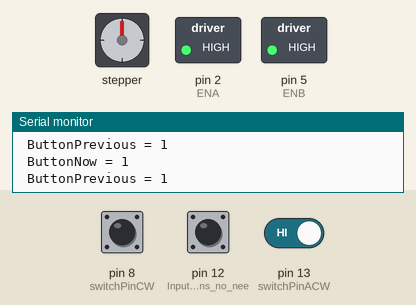
The sketch below on a simulated Arduino Uno, built with avr-gcc and run on an emulated ATmega328P. Shown: stepper motor, switched loads named in the sketch (green lamp = pin HIGH), the last lines printed to the serial monitor. Wiring (inferred from the names in the program): stepper motor (2048 steps per turn assumed): coils pin 3, pin 4, pin 6, pin 7. The test bench sets the inputs (shaded band); at power-on: pin 12 (Input_pullup_means_no_nee) HIGH, pin 13 (switchPinACW) HIGH, pin 8 (switchPinCW) HIGH. Pins used as bus, display or sensor lines are not drawn.

Above: at 1.8 s.
1.9 s: pin 12 (Input_pullup_means_no_nee) pulled LOW for 1.15 s
At 3.31 s:
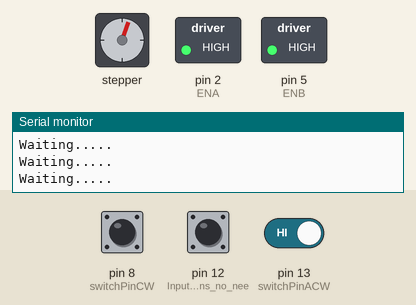
At 4.45 s:
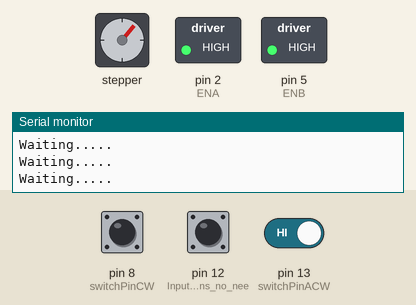
8.9 s: pin 12 (Input_pullup_means_no_nee) driven LOW and pin 13 (switchPinACW) driven LOW
12.4 s: pin 13 (switchPinACW) driven HIGH
At 13.8 s:
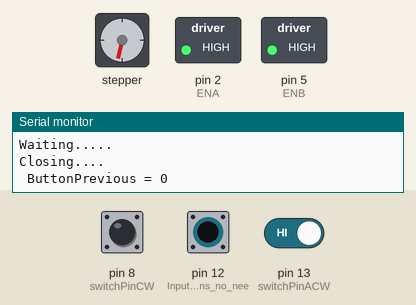
15.9 s: pin 13 (switchPinACW) driven LOW
At 16.92 s:
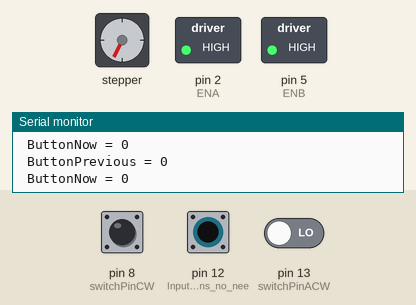
19.4 s: pin 8 (switchPinCW) pulled LOW for 3.2 s
24.9 s: pin 8 (switchPinCW) pulled LOW for 1.15 s
Timing chart, 0 to 29.4 s (numbered marks = the images above; inputs shaded):
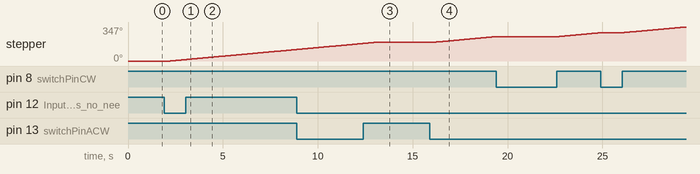

The sketch:

StepperMotorAndL298NDPDT2.0.ino
```cpp
int ENA=2;//connected to Arduino's port 2
int IN1=3;//connected to Arduino's port 3
int IN2=4;//connected to Arduino's port 4
int ENB=5;//connected to Arduino's port 5
int IN3=6;//connected to Arduino's port 6
int IN4=7;//connected to Arduino's port 7
int i;
int j;
int switchPinCW = 8;
int switchPinACW = 13;
int buttonNow;
int buttonPrevious;
int debounceTime = 150;
int operationTime = 11000;
unsigned long  changeTime;
String now;
String previous;


void setup()
{
 pinMode(ENA,OUTPUT);
 pinMode(ENB,OUTPUT);
 pinMode(IN1,OUTPUT);
 pinMode(IN2,OUTPUT);
 pinMode(IN3,OUTPUT);
 pinMode(IN4,OUTPUT);
 digitalWrite(ENA,HIGH);//enablae motorA
 digitalWrite(ENB,HIGH);//enable motorB
 pinMode(switchPinCW, INPUT_PULLUP);
 pinMode(switchPinACW, INPUT_PULLUP);
 Serial.begin(9600);
 pinMode(12,INPUT_PULLUP);                                                                      //Input pullup means no need to connect both Vcc and Ground, arduino does some work for you
 buttonNow = digitalRead(12);
 buttonPrevious = buttonNow;
}
void loop()
{/*In the way of 4 beats to drive the stepping motor,A group connected to motorA,B
 B group connected to motorB,Suppose A representing the forward current of A group,
 A- representing the reverse current of A group,B representing the forward current of B group,
 B- representing the reverse current of B group.
 this way run as follow:
 AB    A-B    A-B-   AB-
 or
 AB   AB-    A-B-   A-B
 */

 buttonNow = digitalRead(12);
 Serial.print(" ButtonNow = ");
 Serial.println(buttonNow);

 if (buttonNow != buttonPrevious){
          Serial.println("In if statement");
          changeTime = millis();
          Serial.println(changeTime);
          Serial.println(millis());
          while( (millis() - changeTime) < debounceTime ){
            Serial.println("Waiting.....");
          }
          buttonNow = digitalRead(12);
          if (buttonNow == buttonPrevious){                              //small glitch - ignore
               Serial.println("now and previous match");
          }

          else{                                                          //confirmed switch - engage blinds
                switch(buttonNow) {
                  case 1:
                          openBlindsFull();
                          Serial.println("Opening....");
                          break;
                  case 0:
                          closeBlindsFull();
                          Serial.println("Closing....");
                          break;
                  default:
                          break;
                }
          }


 }

  buttonPrevious = buttonNow;
  Serial.print(" ButtonPrevious = ");
  Serial.println(buttonPrevious);

 ////////////////////// Code for Rocker Switch (DPDT) /////////////////////////////
 if ((digitalRead(switchPinCW) == HIGH) && (digitalRead(switchPinACW) == HIGH))
    {
       digitalWrite(IN1,LOW);
       digitalWrite(IN2,LOW);
       digitalWrite(IN3,LOW);
       digitalWrite(IN4,LOW);
       delay(1000);
    }
 else if (digitalRead(switchPinCW) == HIGH)
    {
       digitalWrite(IN1,LOW);
       digitalWrite(IN2,HIGH);
       digitalWrite(IN3,HIGH);
       digitalWrite(IN4,LOW);
       delay(10);
       digitalWrite(IN1,LOW);
       digitalWrite(IN2,HIGH);
       digitalWrite(IN3,LOW);
       digitalWrite(IN4,HIGH);
       delay(10);
       digitalWrite(IN1,HIGH);
       digitalWrite(IN2,LOW);
       digitalWrite(IN3,LOW);
       digitalWrite(IN4,HIGH);
       delay(10);
       digitalWrite(IN1,HIGH);
       digitalWrite(IN2,LOW);
       digitalWrite(IN3,HIGH);
       digitalWrite(IN4,LOW);
       delay(10);
    }
else if (digitalRead(switchPinACW) == HIGH)
    {
       digitalWrite(IN1,HIGH);
       digitalWrite(IN2,LOW);
       digitalWrite(IN3,HIGH);
       digitalWrite(IN4,LOW);
       delay(10);
       digitalWrite(IN1,HIGH);
       digitalWrite(IN2,LOW);
       digitalWrite(IN3,LOW);
       digitalWrite(IN4,HIGH);
       delay(10);
       digitalWrite(IN1,LOW);
       digitalWrite(IN2,HIGH);
       digitalWrite(IN3,LOW);
       digitalWrite(IN4,HIGH);
       delay(10);
       digitalWrite(IN1,LOW);
       digitalWrite(IN2,HIGH);
       digitalWrite(IN3,HIGH);
       digitalWrite(IN4,LOW);
       delay(10);
    }

}

void openBlindsFull() {
  unsigned long currTime = millis();
  while ( (millis() - currTime) < operationTime ){
             digitalWrite(IN1,HIGH);
             digitalWrite(IN2,LOW);
             digitalWrite(IN3,HIGH);
             digitalWrite(IN4,LOW);
             delay(10);
             digitalWrite(IN1,HIGH);
             digitalWrite(IN2,LOW);
             digitalWrite(IN3,LOW);
             digitalWrite(IN4,HIGH);
             delay(10);
             digitalWrite(IN1,LOW);
             digitalWrite(IN2,HIGH);
             digitalWrite(IN3,LOW);
             digitalWrite(IN4,HIGH);
             delay(10);
             digitalWrite(IN1,LOW);
             digitalWrite(IN2,HIGH);
             digitalWrite(IN3,HIGH);
             digitalWrite(IN4,LOW);
             delay(10);
  }
}

void closeBlindsFull() {
  unsigned long currTime = millis();
  while ( (millis() - currTime) < operationTime ){
             digitalWrite(IN1,LOW);
             digitalWrite(IN2,HIGH);
             digitalWrite(IN3,HIGH);
             digitalWrite(IN4,LOW);
             delay(10);
             digitalWrite(IN1,LOW);
             digitalWrite(IN2,HIGH);
             digitalWrite(IN3,LOW);
             digitalWrite(IN4,HIGH);
             delay(10);
             digitalWrite(IN1,HIGH);
             digitalWrite(IN2,LOW);
             digitalWrite(IN3,LOW);
             digitalWrite(IN4,HIGH);
             delay(10);
             digitalWrite(IN1,HIGH);
             digitalWrite(IN2,LOW);
             digitalWrite(IN3,HIGH);
             digitalWrite(IN4,LOW);
             delay(10);
  }
}
```

Measured:
- after the input at 1.9 s, stepper: keeps turning clockwise at about 18°/s, starting after 0.33 s
- after the input at 12.4 s, stepper: goes on until 13.2 s, then stays 193°
- after the input at 15.9 s, stepper: keeps turning clockwise at about 18°/s, starting after 0.33 s
